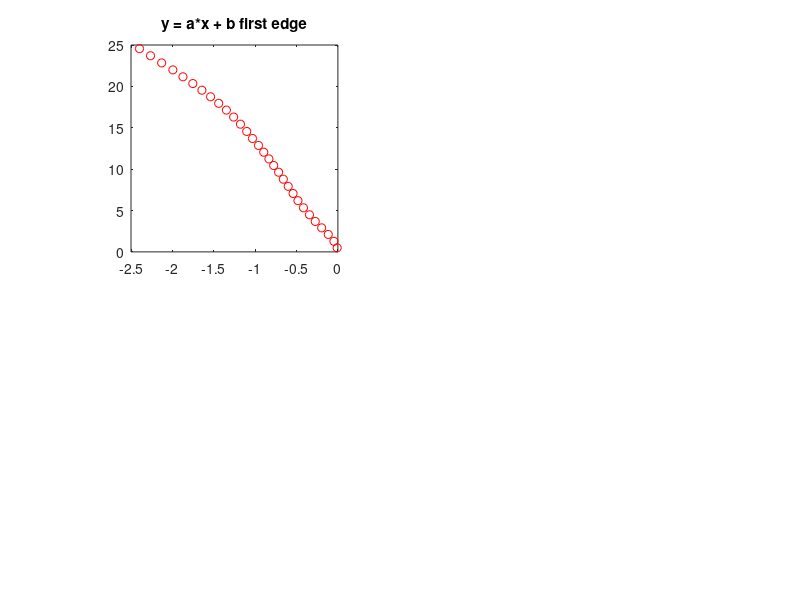

Reproduce this figure in MATLAB. (Note: this script raises an error after producing the figure.)
clear all

%% use 3 least-square criteria to fit a line to data points
figure(1);
clf;
set(1,'Position',[287    35   732   656]);

% the data points
x = [-0.008868346;-0.04820709;-0.1161587;-0.1958451;-0.273318;-0.3431231;
    -0.4157971;-0.4825487;-0.54146;-0.6003713;-0.6592826;-0.7166834;
    -0.7754878;-0.8334865;-0.8959592;-0.9592876;-1.031962;-1.101725;
    -1.177268;-1.259683;-1.347606;-1.440629;-1.538344;-1.643257;
    -1.753272;-1.872179;-1.9943;-2.129534;-2.264348;-2.397455];
y = [0.4888085; 1.276716;2.107274; 2.903296; 3.677206; 4.485307;5.326619;
    6.190711;7.055374;7.920035;8.784698;9.62719;10.43617;11.23406;12.04276;
    12.86254;13.70385;14.55656;15.43108;16.29382;17.13368;17.95062;18.74463;19.53772;
    20.34134;21.15492;21.99048;22.83528;23.70265;24.55903];

%% A. plot the data
subplot(2,2,1);
plot(x,y,'or');
title('y = a*x + b first edge');
axis square

% subplot(2,2,2);
% plot(x,y,'or');
% title('y = a*x + b second edge');
% axis square
% 
% subplot(2,2,3);
% plot(x,y,'or');
% title('a*x + b*y + c = 0');
% axis square
% 
% subplot(2,2,4);
% plot(x,y,'or');
% title('all');
% axis square

%% B. Estimatation useing least squares

%% B1. y = ax + b
% (a) use least square estimation of a,b in    y = ax+b
[a,b] = func_line_fit(x,y)

% (b) use least square estimation of a,b in    y = ax+b
% but with a variant that first moves the points to zero mean
% then finds a, and then calcs b
[a1,b1] = func_line_fit1(x,y)
% note that the results are the same

% plot the estimated line
% subplot(2,2,4);
% hold on;
% plot(x,a1*x+b1,'r');
% plot(x,a*x+b,'-om');

subplot(2,2,1);
hold on;
plot(x,a1*x+b1,'r');
%plot(x,a*x+b,'-om');

% pause

%Ey = 0; Dy = 0;
% show the distances of the points from the line
%for i=1:length(x)
%  plot([x(i) x(i)],[y(i),a*x(i)+b],':r');
%  Ey = Ey + abs((y(i) -  (a*x(i)+b)));
%  Dy = Dy + (y(i) -  (a*x(i)+b));
%end
%xlabel(['sum abs errors = ' num2str(Ey) '   sum errors  = ' num2str(Dy)]);

%second edge
%x = [1.0;    0.5;   1.0;   1.2;   1.0;   1.5];
%y = [6.0; 5.5;   4.5; 3.5; 3.0; 1.5];


%[a,b] = func_line_fit(x,y)
%[a1,b1] = func_line_fit1(x,y)

%subplot(2,2,1);
%hold on;
%plot(x,a1*x+b1,'r');
%plot(x,a*x+b,'-om');

%Ey = 0; Dy = 0;
% show the distances of the points from the line
%for i=1:length(x)
%  plot([x(i) x(i)],[y(i),a*x(i)+b],':r');
%  Ey = Ey + abs((y(i) -  (a*x(i)+b)));
%  Dy = Dy + (y(i) -  (a*x(i)+b));
%end
%xlabel(['sum abs errors = ' num2str(Ey) '   sum errors  = ' num2str(Dy)]);


% %% B2. use least square estimation of m,n in    x = my+n
% [m,n] = func_line_fit(y,x);
% 
% % plot the estimated line
% subplot(2,2,4);
% hold on;
% plot(m*y+n,y,'g'); 
% 
% subplot(2,2,2);
% hold on;
% plot(m*y+n,y,'-g.'); 
% 
% Ex = 0; Dx = 0;
% % show the distances of the points from the line
% for i=1:length(x)
%   plot([x(i) m*y(i)+n],[y(i),y(i)],':r');
%   Ex = Ex + abs(x(i) -  (m*y(i)+n));
%   Dx = Dx + (x(i) -  (m*y(i)+n));
% end
% xlabel(['sum abs errors = ' num2str(Ex) '   sum errors = ' num2str(Dx)]);
% 
% %% B3. uses least square estimation of a,b,c in a*x+b*y+c=0
% % (a) the correct way:
% %    move the points mean to zero by subtructing the mean from all points; 
% %    estimate (a,b); 
% %    use the original mean and the estimated (a,b) to calc c
% [a,b,c] = param_line_fit(x,y);
% % (b) and the incorrect way:
% %    estimating a1,b1,c1 at once
% [a1,b1,c1] = param_line_fit1(x,y);
% 
% 
% % plot the estimated line using      x = (-b/a)*y -(c/a);
% % if a==0 we can use y = -(a/b)*x -(c/b); 
% % this is not the case for this example
% 
% subplot(2,2,3);
% hold on
% plot(-(b/a)*y -(c/a),y,'k');
% plot(-(b1/a1)*y -(c1/a1),y,'b');
% 
% % plot the line from the incorrect way
% subplot(2,2,4);
% plot(-(b/a)*y -(c/a),y,'k');
% plot(-(b1/a1)*y -(c1/a1),y,'b');
% 
% % show the distances of the points from the line
% % using the nearest points on the line
% subplot(2,2,3);
% Exy = 0; Dxy = 0;
% for i=1:length(x)
%   [xx,yy] = nearest_point_on_line(x(i),y(i),a,b,c);
%   plot(xx,yy,'.k');
%   plot([x(i) xx] , [y(i) yy],':r'); % connect
%   
%   d = sqrt( (x(i)-xx)^2 + (y(i)-yy)^2) % is the same size as:
%   d = [a,b,c]*[x(i);y(i);1] / norm([a,b]) % but this is signed
%   pause(0.5)
%   
%   Exy = Exy + abs(d);
%   Dxy = Dxy + d;
% end
% 
% xlabel(['sum abs errors = ' num2str(Exy) '   sum errors = ' num2str(Dxy)]);


